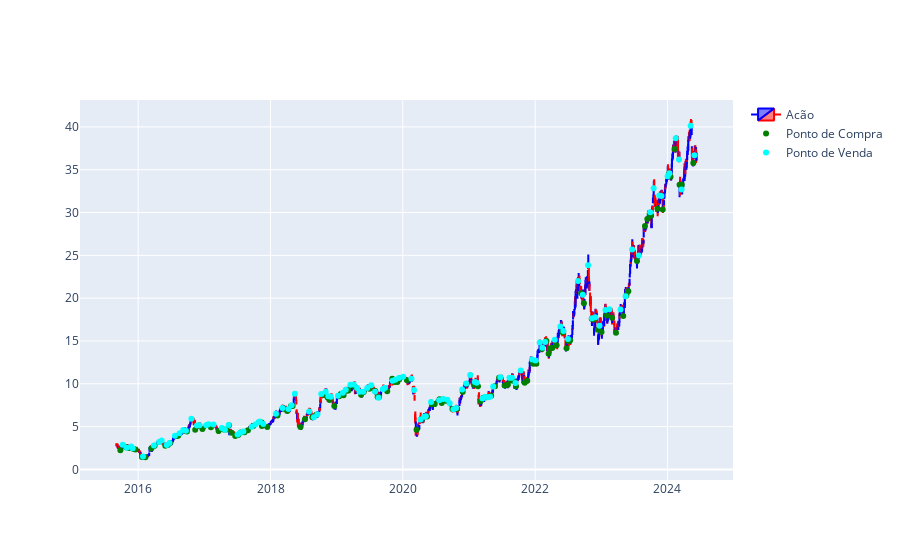

The notebook cell saved with this chart:
### Markdown cell above
## Série histórica

### Code cell
# petr4
fig_candlestick = plot_candlestick(df_pet, x='Date')
# exemplo plot plotly
fig_candlestick.add_trace(
    go.Scatter(
        name='Ponto de Compra',
        x=df_pet['Date'],
        y=df_pet['label_compra'],
        mode='markers',
        marker=dict(color="green"),
        # line=dict(width=1, dash='dash')
    )
)

fig_candlestick.add_trace(
    go.Scatter(
        name='Ponto de Venda',
        x=df_pet['Date'],
        y=df_pet['label_venda'],
        mode='markers',
        marker=dict(color="cyan"),
        # line=dict(width=1, dash='dash')
    )
)
fig_candlestick

### Figure 1 — Plotly figure (JSON) as saved in the notebook; plotly's stock layout.template omitted (floating-point values rounded to 4 significant figures; data arrays with more than 128 entries replaced by an {"elided": "..."} marker saying what was removed)
{"data": [{"close": {"elided": "2179 float values"}, "decreasing": {"line": {"color": "red"}}, "high": {"elided": "2179 float values"}, "increasing": {"line": {"color": "blue"}}, "low": {"elided": "2179 float values"}, "name": "Acão", "open": {"elided": "2179 float values"}, "type": "candlestick", "x": {"elided": "2179 str values"}}, {"marker": {"color": "green"}, "mode": "markers", "name": "Ponto de Compra", "type": "scatter", "x": {"elided": "2179 str values"}, "y": {"elided": "2179 float values"}}, {"marker": {"color": "cyan"}, "mode": "markers", "name": "Ponto de Venda", "type": "scatter", "x": {"elided": "2179 str values"}, "y": {"elided": "2179 float values"}}], "layout": {"xaxis": {"rangeslider": {"visible": false}}}}
